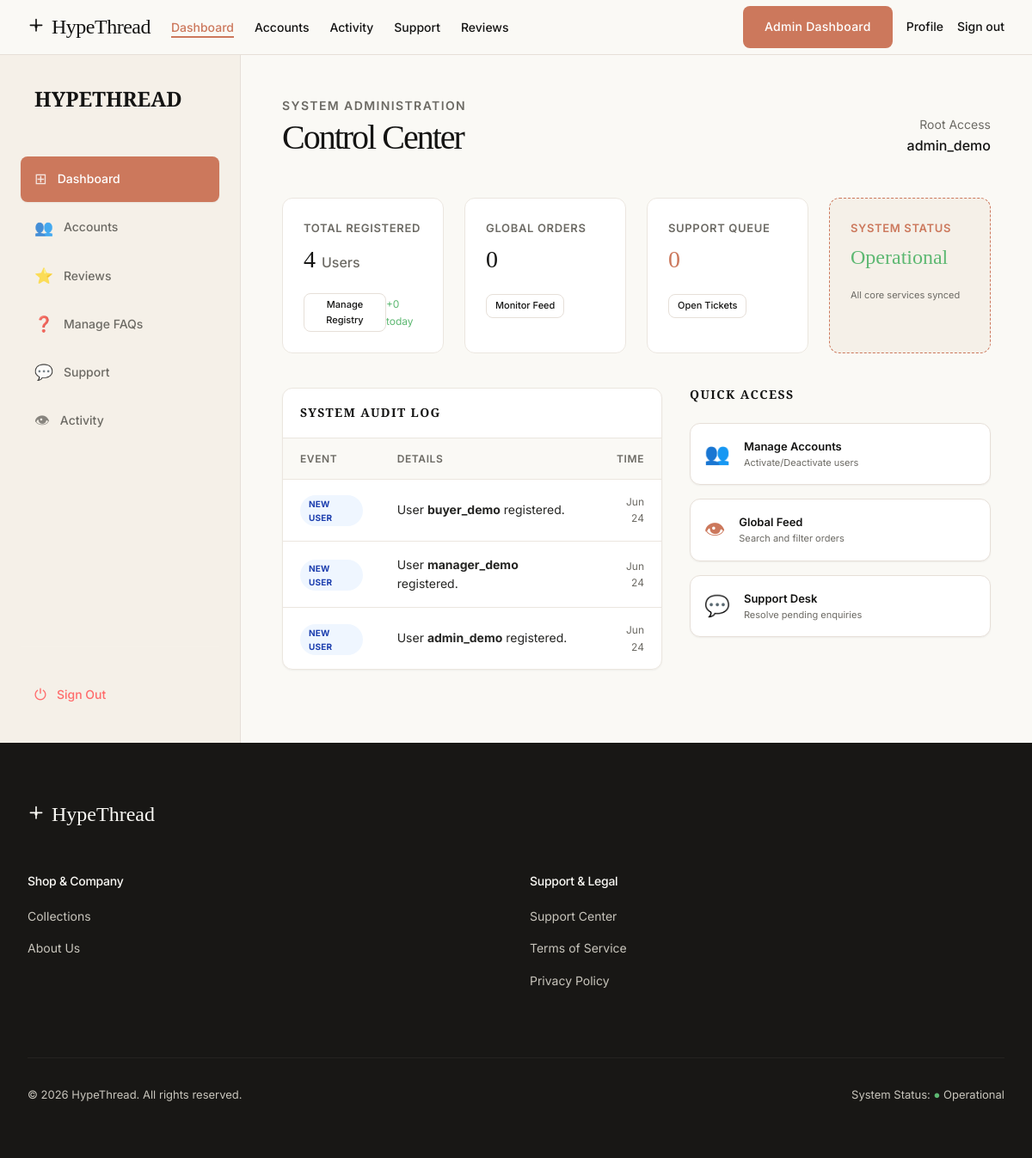
The page /admin/dashboard.php (signed in) on the database its author committed.
### tables this page shows
CREATE TABLE IF NOT EXISTS users (
    id INT UNSIGNED AUTO_INCREMENT PRIMARY KEY,
    username VARCHAR(50) NOT NULL UNIQUE,
    email VARCHAR(100) NOT NULL UNIQUE,
    password VARCHAR(255) NOT NULL,
    role ENUM('buyer','manager','admin','owner') NOT NULL DEFAULT 'buyer',
    full_name VARCHAR(100) DEFAULT NULL,
    address TEXT DEFAULT NULL,
    phone VARCHAR(20) DEFAULT NULL,
    is_active TINYINT(1) NOT NULL DEFAULT 1,
    reset_token VARCHAR(64) DEFAULT NULL,
    reset_expires DATETIME DEFAULT NULL,
    created_at TIMESTAMP NOT NULL DEFAULT CURRENT_TIMESTAMP,
    INDEX idx_users_role (role),
    INDEX idx_users_reset_token (reset_token)
);

### admin/dashboard.php (the view, shortened to what this page needs)
<?php
require_once '../config/db.php';
require_once '../includes/sidebar.php';
$total_users = $pdo->query("SELECT COUNT(*) FROM users")->fetchColumn();
$new_users_today = $pdo->query("SELECT COUNT(*) FROM users WHERE DATE(created_at) = CURDATE()")->fetchColumn();
$total_orders = $pdo->query("SELECT COUNT(*) FROM orders")->fetchColumn();
$pending_enquiries = $pdo->query("SELECT COUNT(*) FROM enquiries WHERE status = 'open'")->fetchColumn();
$recent_users = $pdo->query("SELECT id, username, created_at, 'user' as type FROM users ORDER BY created_at DESC LIMIT 3")->fetchAll();
$recent_orders = $pdo->query("SELECT id, total_amount, created_at, 'order' as type FROM orders ORDER BY created_at DESC LIMIT 3")->fetchAll();
$recent_tickets = $pdo->query("SELECT id, subject, created_at, 'ticket' as type FROM enquiries ORDER BY created_at DESC LIMIT 3")->fetchAll();
$recent_activity = array_merge($recent_users, $recent_orders, $recent_tickets);
usort($recent_activity, function($a, $b) {
    return strtotime($b['created_at']) - strtotime($a['created_at']);
});
$recent_activity = array_slice($recent_activity, 0, 5);
include '../includes/header.php';
?>
<div class="dashboard-layout">
    <div class="dashboard-main fade-in-up">
        <header style="display: flex; justify-content: space-between; align-items: flex-end; margin-bottom: var(--spacing-xxl);">
            <div>
                <div style="font-size: 14px; color: var(--colors-muted); text-transform: uppercase; letter-spacing: 0.1em; margin-bottom: 4px; font-weight: 600;">System Administration</div>
                <h1 style="margin: 0; font-size: 40px;">Control Center</h1>
            </div>
            <div style="text-align: right;">
                <div style="font-size: 14px; color: var(--colors-muted);">Root Access</div>
                <div style="font-weight: 500; color: var(--colors-ink);"><?php echo htmlspecialchars($_SESSION['username']); ?></div>
            </div>
        </header>
        <div class="stats-row" style="grid-template-columns: repeat(4, 1fr);">
            <div class="stat-card">
                <div class="stat-label">Total Registered</div>
                <div class="stat-value"><?php echo $total_users; ?> <span style="font-size: 16px; font-family: var(--typography-body-font); color: var(--colors-muted);">Users</span></div>
                <div style="margin-top: 12px; display: flex; justify-content: space-between; align-items: center;">
                    <a href="users_list.php" class="button-secondary" style="padding: 4px 10px; font-size: 11px;">Manage Registry</a>
                    <span style="font-size: 12px; color: var(--colors-success);">+<?php echo $new_users_today; ?> today</span>
                </div>
            </div>
            <div class="stat-card">
                <div class="stat-label">Global Orders</div>
                <div class="stat-value"><?php echo $total_orders; ?></div>
                <div style="margin-top: 12px;"><a href="orders_monitoring.php" class="button-secondary" style="padding: 4px 10px; font-size: 11px;">Monitor Feed</a></div>
            </div>
            <div class="stat-card">
                <div class="stat-label">Support Queue</div>
                <div class="stat-value" style="color: var(--colors-primary);"><?php echo $pending_enquiries; ?></div>
                <div style="margin-top: 12px;"><a href="help_center_manage.php" class="button-secondary" style="padding: 4px 10px; font-size: 11px;">Open Tickets</a></div>
            </div>
            <div class="stat-card" style="background: var(--colors-surface-soft); border: 1px dashed var(--colors-primary);">
                <div class="stat-label" style="color: var(--colors-primary);">System Status</div>
                <div class="stat-value" style="font-size: 24px; color: var(--colors-success);">Operational</div>
                <div style="font-size: 11px; color: var(--colors-muted); margin-top: 12px;">All core services synced</div>
            </div>
        </div>
        <div class="dashboard-split" style="grid-template-columns: 1fr 350px; gap: 32px; align-items: start; margin-top: 40px;">
            <div class="table-container" style="margin: 0;">
                <div style="padding: 20px; border-bottom: 1px solid var(--colors-hairline-soft); display: flex; justify-content: space-between; align-items: center;">
                    <h3 style="font-size: 14px; font-weight: 700; text-transform: uppercase; letter-spacing: 0.1em; margin: 0;">System Audit Log</h3>
                </div>
                <table class="data-table">
                    <thead>
                        <tr>
                            <th>Event</th>
                            <th>Details</th>
                            <th style="text-align: right;">Time</th>
                        </tr>
                    </thead>
                    <tbody>
                        <?php foreach ($recent_activity as $act): ?>
                            <tr>
                                <td>
                                    <?php if ($act['type'] == 'user'): ?>
                                        <span class="badge badge-info" style="font-size: 10px;">NEW USER</span>
                                    <?php elseif ($act['type'] == 'order'): ?>
                                        <span class="badge badge-success" style="font-size: 10px;">NEW ORDER</span>
                                    <?php else: ?>
                                        <span class="badge badge-warning" style="font-size: 10px;">SUPPORT TICKET</span>
                                    <?php endif; ?>
                                </td>
                                <td>
                                    <?php if ($act['type'] == 'user'): ?>
                                        User <strong><?php echo htmlspecialchars($act['username']); ?></strong> registered.
                                    <?php elseif ($act['type'] == 'order'): ?>
                                        Order #ORD-<?php echo $act['id']; ?> placed (RM <?php echo number_format($act['total_amount'], 2); ?>).
                                    <?php else: ?>
                                        Ticket #<?php echo $act['id']; ?> opened: <?php echo htmlspecialchars($act['subject']); ?>
                                    <?php endif; ?>
                                </td>
                                <td style="text-align: right; color: var(--colors-muted); font-size: 12px;">
                                    <?php
                                        $diff = time() - strtotime($act['created_at']);
                                        if ($diff < 0) echo 'Just now';
                                        elseif ($diff < 60) echo $diff . ' secs ago';
                                        elseif ($diff < 3600) echo floor($diff/60) . ' mins ago';
                                        elseif ($diff < 86400) echo floor($diff/3600) . ' hrs ago';
                                        else echo date('M d', strtotime($act['created_at']));
                                    ?>
                                </td>
                            </tr>
                        <?php endforeach; ?>
                    </tbody>
                </table>
            </div>
            <div style="display: flex; flex-direction: column; gap: 16px;">
                <h3 style="font-size: 14px; font-weight: 700; text-transform: uppercase; letter-spacing: 0.1em; margin: 0 0 8px 0;">Quick Access</h3>
                <a href="users_list.php" class="surface-card" style="display: flex; align-items: center; gap: 16px; text-decoration: none; padding: 16px; border: 1px solid var(--colors-hairline); transition: all 0.2s;">
                    <div style="font-size: 24px;">👥</div>
                    <div>
                        <div style="font-size: 13px; font-weight: 600; color: var(--colors-ink);">Manage Accounts</div>
                        <div style="font-size: 11px; color: var(--colors-muted);">Activate/Deactivate users</div>
                    </div>
                </a>
                <a href="orders_monitoring.php" class="surface-card" style="display: flex; align-items: center; gap: 16px; text-decoration: none; padding: 16px; border: 1px solid var(--colors-hairline); transition: all 0.2s;">
                    <div style="font-size: 24px;">👁</div>
                    <div>
                        <div style="font-size: 13px; font-weight: 600; color: var(--colors-ink);">Global Feed</div>
                        <div style="font-size: 11px; color: var(--colors-muted);">Search and filter orders</div>
                    </div>
                </a>
                <a href="help_center_manage.php" class="surface-card" style="display: flex; align-items: center; gap: 16px; text-decoration: none; padding: 16px; border: 1px solid var(--colors-hairline); transition: all 0.2s;">
                    <div style="font-size: 24px;">💬</div>
                    <div>
                        <div style="font-size: 13px; font-weight: 600; color: var(--colors-ink);">Support Desk</div>
                        <div style="font-size: 11px; color: var(--colors-muted);">Resolve pending enquiries</div>
                    </div>
                </a>
            </div>
        </div>
    </div>
</div>
<?php include '../includes/footer.php'; ?>

### rows shown on the page
users: username "buyer_demo", created_at "Jun 24"
users: username "manager_demo", created_at "Jun 24"
users: username "admin_demo", created_at "Jun 24"

### other values the page prints
$item['icon'] "⊞"
$item['label'] "Dashboard"
$item['icon'] "👥"
$item['label'] "Accounts"
$item['icon'] "⭐"
$item['label'] "Reviews"
$item['icon'] "❓"
$item['label'] "Manage FAQs"
$item['icon'] "💬"
$item['label'] "Support"
$item['icon'] "👁"
$item['label'] "Activity"
$_SESSION['username'] "admin_demo"
$total_users "4"
$new_users_today "0"
